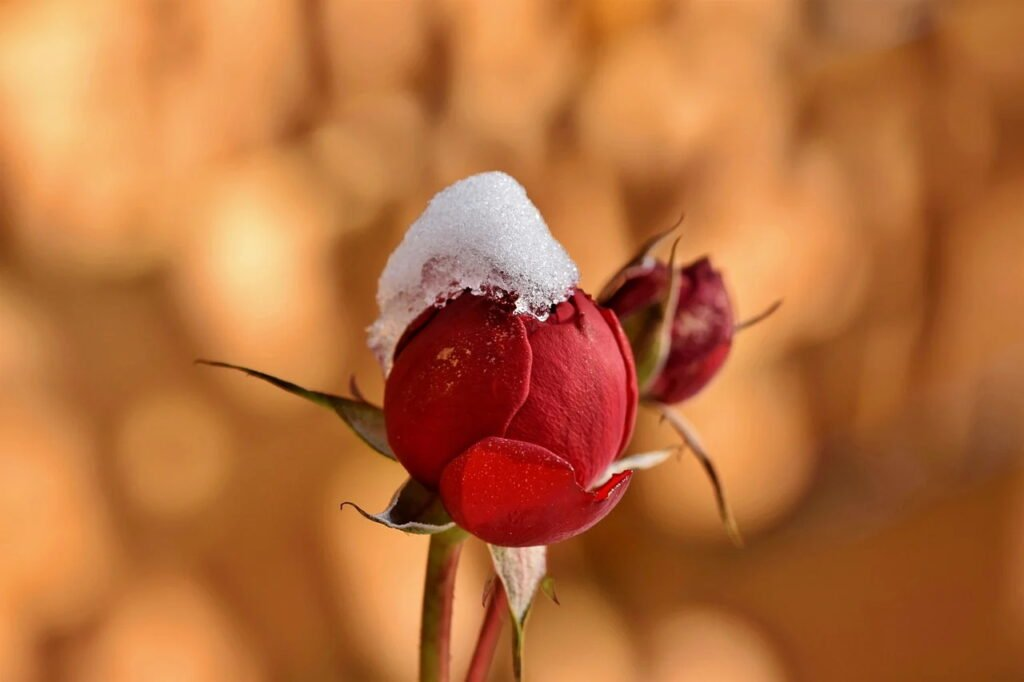
//> input picture input-image.jpg, 1024 x 682 px
$ ./resizing_images   (built with g++ and OpenCV 4)
//> lines starting //> are read from the running program, lines starting //| are printed output that depends on the picture
#include <iostream>
#include "configure.h"
#include <vector>
#ifdef USE_OPENCV
#   include "opencv2/opencv.hpp"
#endif
#ifdef USE_LIBR
#   include "excep.h"
#endif

int main(int argc, char const *argv[]){
    cv::Mat frame_origin=cv::imread("C:\\Users\\10655707\\Desktop\\optical-flow\\input-image.jpg");
//> frame_origin is the input picture: 682 rows x 1024 cols, CV_8UC3; mean B, G, R 60, 110.9, 183.7
    // [11 lines of commented-out code are left out]
    cv::Mat a, b;
    std::vector <cv::Mat> image_collector;
    for(size_t i=0;i<3;i++){
        cv::Mat add;
        image_collector.push_back(add);
        int j=i;
        if(i!=0){j+=1;}
        cv::resize(frame_origin,image_collector.at(i),cv::Size(640,480),j);}
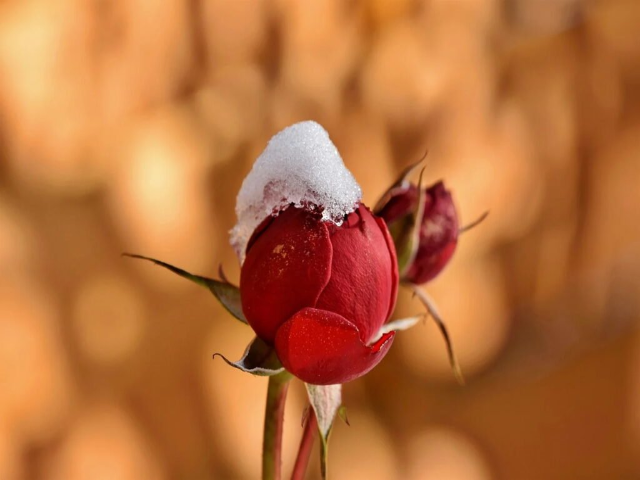
//> image_collector[0]: 480 rows x 640 cols, CV_8UC3; mean B, G, R 59.9, 110.8, 183.6
    cv::hconcat(image_collector.at(0),image_collector.at(1),a);
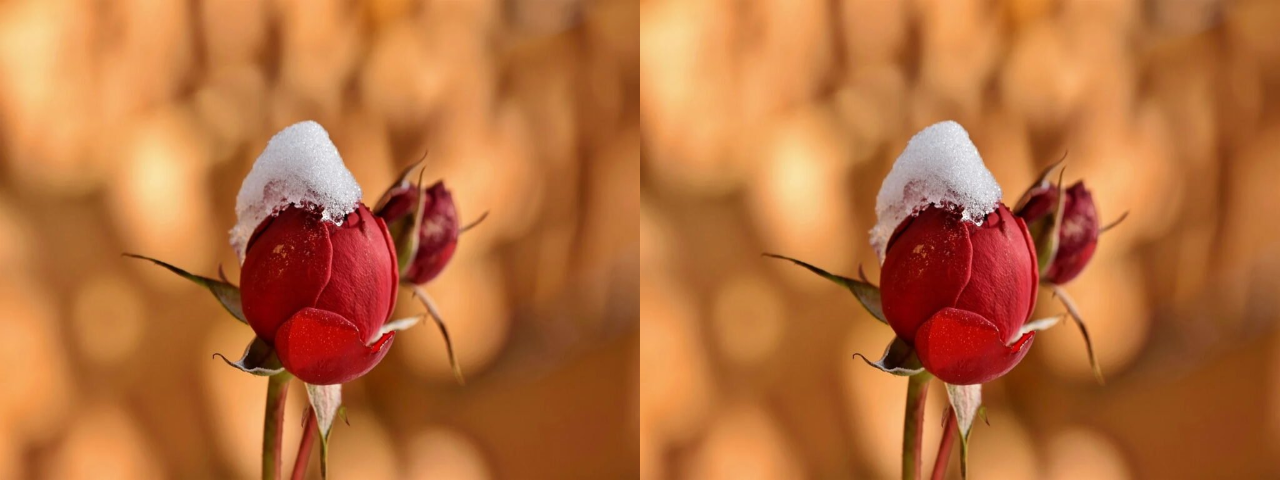
//> a: 480 rows x 1280 cols, CV_8UC3; mean B, G, R 59.9, 110.8, 183.6
    cv::hconcat(a,image_collector.at(2),b);
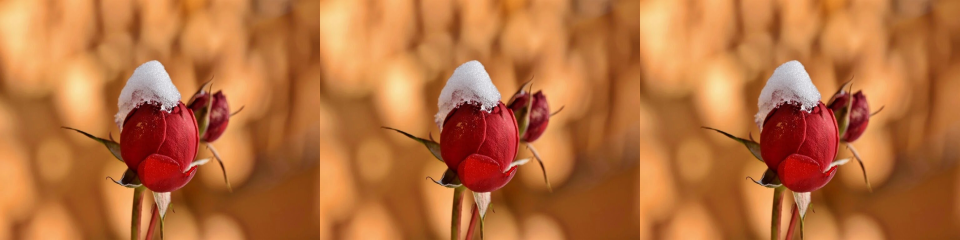
//> b: 480 rows x 1920 cols, CV_8UC3 (shown at 1/2 size); mean B, G, R 59.9, 110.8, 183.6
    cv::imshow("Concatenated images",b);
    cv::waitKey(0);
    return 0;
}
